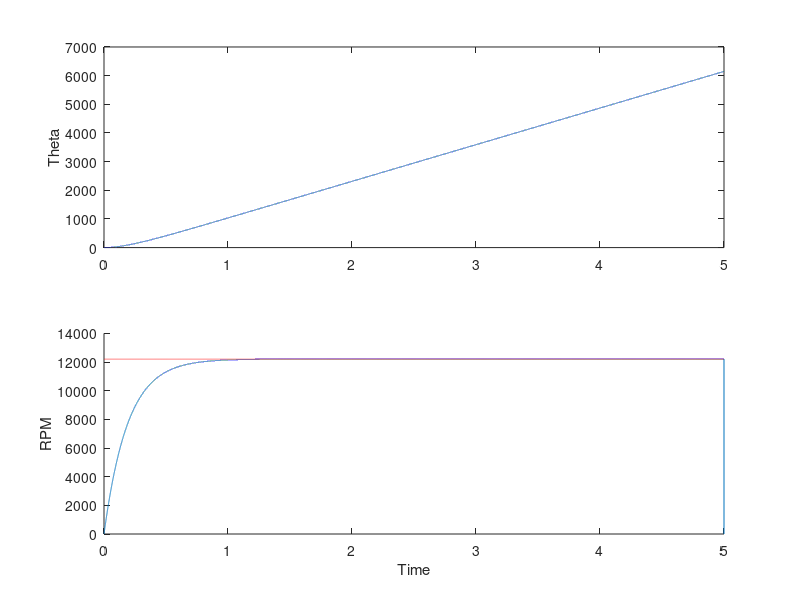

The MATLAB script that drew this image: (Note: this script raises an error after producing the figure.)
%% Simulation of DC Motor Systems
% By Varun Madabushi
% RoboJackets
% March 2021

close all

%% Weapon/Shaft Parameters
weaponLink = 'https://www.e-fliterc.com/product/power-10-brushless-outrunner-motor-1100kv-3.5mm-bullet/EFLM4010A.html'; % -Change
moment = 1.846/3417.114418; % Kg*m^2 (Input lb*in^2 to the left of divide)
motorDiameter = 1.4; %Input: Inches of Motor Diameter
pulleyMA = (2.25)/motorDiameter; %(Input: Inches of Pully Diameter)
J = moment * (1/pulleyMA); % Kg-m/s^2

%% DC Motor Parameters
% Based on: https://www.scorpionsystem.com/catalog/aeroplane/motors_1/s-30_v2/SII-3020-1110KV/
R = 0.043; % Ohms -Change
Kv = 1100 * (pi / 30); % Rad/s/Volt -Change
Ki = 1/Kv; % N-m/A
D = 0; % Viscous friction coefficient set to 0 bc hard to find

%% Initialize Arrays Holding State Variables
dt = 0.0001;
maxT = 5; % # of seconds
t = 0:dt:maxT;
theta = zeros(1,length(t));
omega = zeros(1,length(t));
current = zeros(1,length(t));
rpm = zeros(1,length(t));
KE = zeros(1,length(t));
V = 11.1; % Voltage of battery (Parameter)
r = Kv * V * (30 / pi);

%% Forward Euler Simulation
for k = 1:length(t)-1
    
    % Evaluate derivatives of all state variables
    % Speed is the integral of position
    thetadot = omega(k);
    
    % Current from Ohm's law
    current = (V - (omega(k)/Kv))/R;
    
    % Acceleration (omegadot)
    % Viscous friction model: friction torque proportional to speed
    omegadot = (1/J)*(Ki*current - D*omega(k)); % tau_L = D*omega
    
    % RPM
    rpm(k) = omega(k) * 30 / pi;
    
    % Kinetic Energy
    KE(k) = 0.5 * moment * omega(k)^2;
   
    % Forward Euler Method (First Order Taylor Series)
    theta(k+1) = theta(k) + dt*thetadot;
    omega(k+1) = omega(k) + dt*omegadot;
end

%% Plots
subplot(2,1,1)
plot(t,theta)
ylabel('Theta')
subplot(2,1,2)
hold on
plot(t,rpm)
plot(t, r*ones(1,length(t)), 'r--')
xlabel('Time')
ylabel('RPM')

%% Write to Excel
cA = readcell('Siva_WeaponMotors.xlsx');
for n = 1:length(t)-1
   if rpm(n) <= r - 1000
       spinUpTime = n * 0.0001;
   end
end
for n = 1:length(t)*0.67
   if rpm(n) <= r*0.67
       time67 = n * 0.0001;
   end
end
for n = 1:length(t)*0.33
   if rpm(n) <= r*0.33
       time33 = n * 0.0001;
   end
end
cA = [cA; {weaponLink},{pulleyMA},{moment},{r},{max(KE)},{r*0.67},{time67},{r*0.33},{time33},{spinUpTime}];
writecell(cA, 'Siva_WeaponMotors.xlsx');
